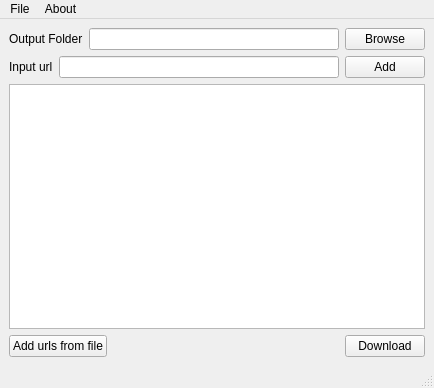
<?xml version="1.0" encoding="UTF-8"?>
<ui version="4.0">
 <class>MainWindow</class>
 <widget class="QMainWindow" name="MainWindow">
  <property name="geometry">
   <rect>
    <x>0</x>
    <y>0</y>
    <width>434</width>
    <height>388</height>
   </rect>
  </property>
  <property name="windowTitle">
   <string>MainWindow</string>
  </property>
  <widget class="QWidget" name="centralwidget">
   <layout class="QGridLayout" name="gridLayout_2">
    <item row="0" column="0" colspan="3">
     <layout class="QGridLayout" name="gridLayout">
      <item row="0" column="0" colspan="2">
       <layout class="QHBoxLayout" name="horizontalLayout">
        <item>
         <widget class="QLabel" name="label">
          <property name="text">
           <string>Output Folder</string>
          </property>
         </widget>
        </item>
        <item>
         <widget class="QLineEdit" name="LEOutputFolder"/>
        </item>
       </layout>
      </item>
      <item row="1" column="0">
       <widget class="QLabel" name="label_2">
        <property name="text">
         <string>Input url</string>
        </property>
       </widget>
      </item>
      <item row="1" column="1">
       <widget class="QLineEdit" name="LEInputUrl"/>
      </item>
      <item row="1" column="2">
       <widget class="QPushButton" name="pBAddUrl">
        <property name="text">
         <string>Add</string>
        </property>
       </widget>
      </item>
      <item row="2" column="0" colspan="3">
       <widget class="QListWidget" name="listUrls"/>
      </item>
      <item row="0" column="2">
       <widget class="QPushButton" name="pBBrowseOutputFolder">
        <property name="text">
         <string>Browse</string>
        </property>
       </widget>
      </item>
     </layout>
    </item>
    <item row="1" column="0">
     <widget class="QPushButton" name="pBAddUrlsFromFile">
      <property name="text">
       <string>Add urls from file</string>
      </property>
     </widget>
    </item>
    <item row="1" column="1">
     <spacer name="horizontalSpacer">
      <property name="orientation">
       <enum>Qt::Horizontal</enum>
      </property>
      <property name="sizeHint" stdset="0">
       <size>
        <width>40</width>
        <height>20</height>
       </size>
      </property>
     </spacer>
    </item>
    <item row="1" column="2">
     <widget class="QPushButton" name="pBDownload">
      <property name="text">
       <string>Download</string>
      </property>
     </widget>
    </item>
   </layout>
  </widget>
  <widget class="QMenuBar" name="menubar">
   <property name="geometry">
    <rect>
     <x>0</x>
     <y>0</y>
     <width>434</width>
     <height>22</height>
    </rect>
   </property>
   <widget class="QMenu" name="mFile">
    <property name="title">
     <string>File</string>
    </property>
    <addaction name="actionFileQuit"/>
   </widget>
   <widget class="QMenu" name="mAbout">
    <property name="title">
     <string>About</string>
    </property>
    <addaction name="actionAboutAbout"/>
    <addaction name="actionAboutAboutQt"/>
    <addaction name="actionAboutHomeSite"/>
   </widget>
   <addaction name="mFile"/>
   <addaction name="mAbout"/>
  </widget>
  <widget class="QStatusBar" name="statusbar"/>
  <action name="actionFileQuit">
   <property name="text">
    <string>Quit</string>
   </property>
   <property name="shortcut">
    <string>Ctrl+Q</string>
   </property>
  </action>
  <action name="actionAboutAbout">
   <property name="text">
    <string>About</string>
   </property>
  </action>
  <action name="actionAboutAboutQt">
   <property name="text">
    <string>About Qt</string>
   </property>
  </action>
  <action name="actionAboutHomeSite">
   <property name="text">
    <string>Home site</string>
   </property>
  </action>
 </widget>
 <resources/>
 <connections/>
</ui>
